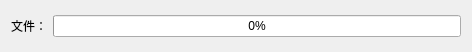
<?xml version="1.0" encoding="UTF-8"?>
<ui version="4.0">
 <class>FileTransferProcess</class>
 <widget class="QWidget" name="FileTransferProcess">
  <property name="geometry">
   <rect>
    <x>0</x>
    <y>0</y>
    <width>472</width>
    <height>52</height>
   </rect>
  </property>
  <property name="windowTitle">
   <string>Form</string>
  </property>
  <layout class="QHBoxLayout" name="horizontalLayout">
   <item>
    <widget class="QLabel" name="label">
     <property name="text">
      <string>文件：</string>
     </property>
    </widget>
   </item>
   <item>
    <widget class="QProgressBar" name="progressBar">
     <property name="value">
      <number>0</number>
     </property>
    </widget>
   </item>
  </layout>
 </widget>
 <resources/>
 <connections/>
</ui>
